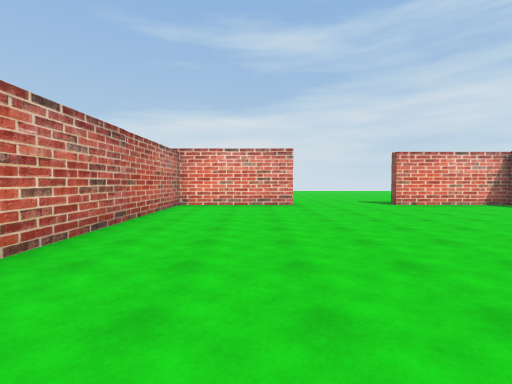
[1] (above)

12 first-person views from a walk through a Unity game level. The camera is 1.5 m above the floor, tilts 2° down and sees 85° across. The floor is counted in squares, 2 m on a side. Each view is taken from the middle of a square. On the plan, view 1 faces up. The plan holds only what a view shows up to about 10 squares ahead; the rest is blank. The place goes on beyond the plan. The player is left out.

[2]
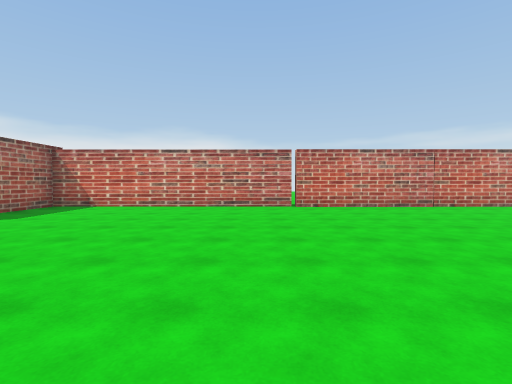

[3]
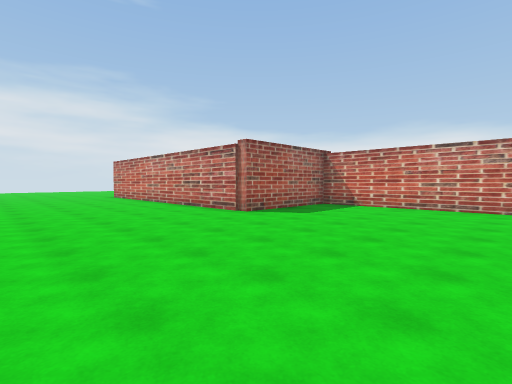

[4]
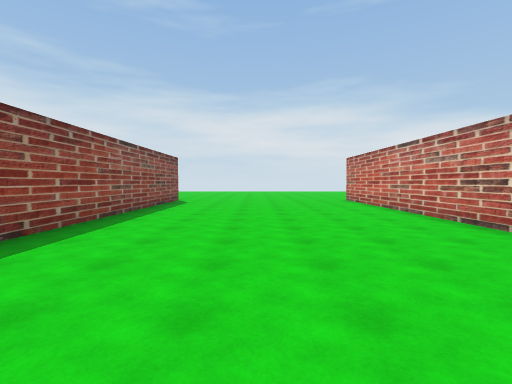

[5]
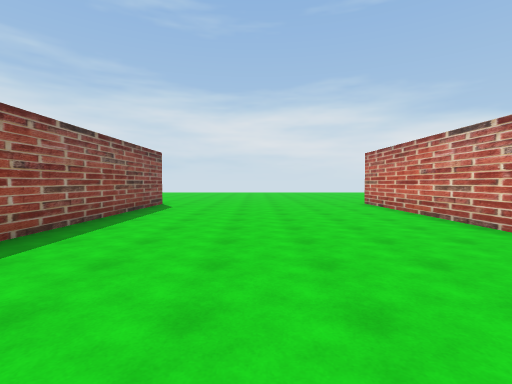

[6]
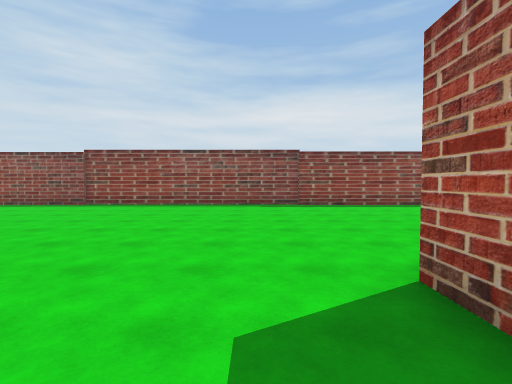

[7]
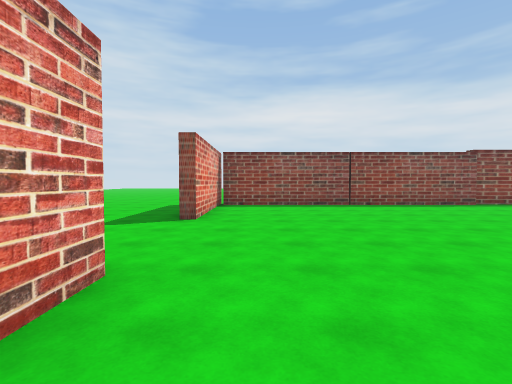

[8]
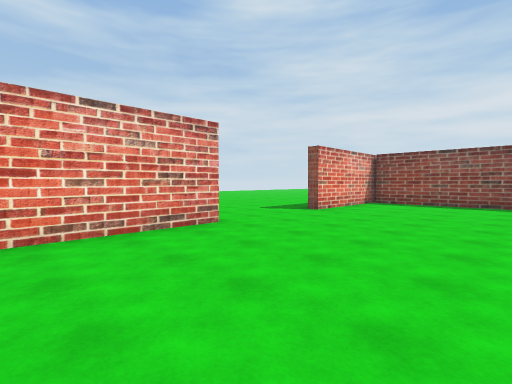

[9]
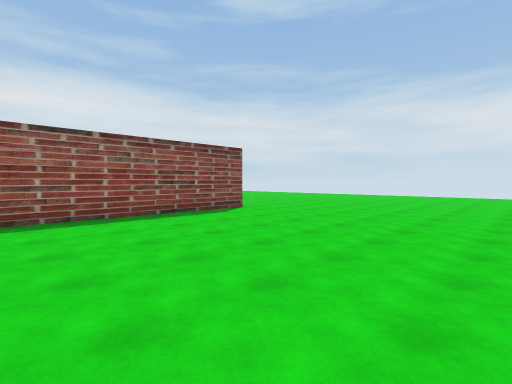

[10]
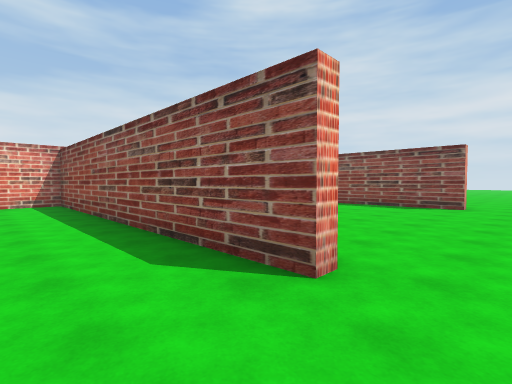

[11]
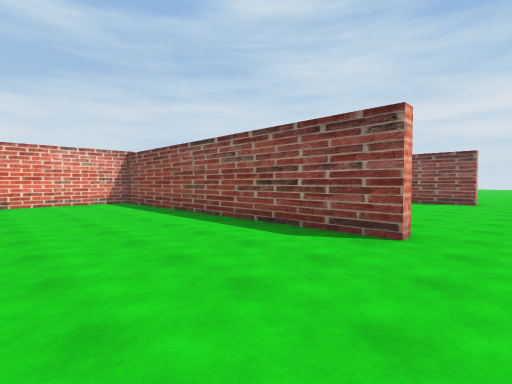

[12]
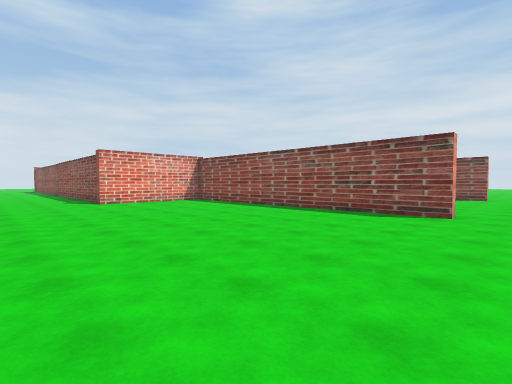

### Floor plan
Points are (right, up) in squares from view 1. A wall is a line through its corners. A room is listed if a view was taken in it or the views show most of it. See-through windows are left out.
Room 1 (views 1, 2, 3, 4, 5, 6, 7, 8, 9)
walls: (1.2, 9.2) (-2.5, 9.2) (-2.5, -6.2) (1.2, -6.2) (1.2, -15.8) (0.9, -15.8); (8.5, 9.2) (4.6, 9.2) (4.6, 9.6); (8.2, -15.8) (8.2, 9.1)
ways out: opening at (1, -16.5) to room 2; opening at (2.5, 8.8) to room 2; gap at (-3, 1) to room 2; opening at (8, -16.5)
Room 2 (views 10, 11, 12)
walls: (0.9, -15.8) (0.9, -6.6) (-3.1, -6.6)
ways out: opening at (1, -16.5) to room 1; opening at (2.5, 8.8) to room 1; gap at (-3, 1) to room 1; opening at (9.7, 12)

Positions as (right, up) in squares from view 1, and headings:
1: (0, 0), facing up
2: (6, 0), facing left
3: (6, -1), facing down-left
4: (5, -4), facing down
5: (5, -6), facing down
6: (-1, -5), facing right
7: (-1, 8), facing right
8: (-2, 5), facing up-right
9: (2, -10), facing down-right
10: (-1, -17), facing up-right
11: (-3, -17), facing up-right
12: (-6, -17), facing up-right
